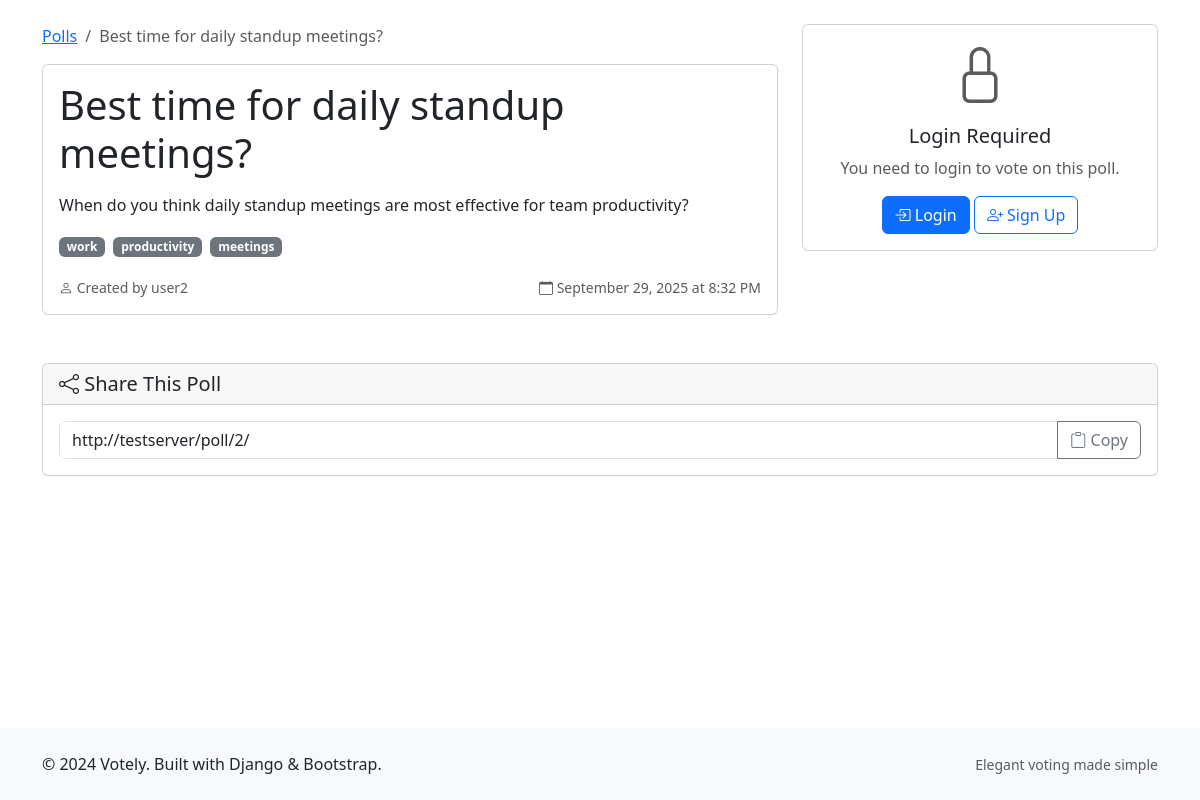
/poll/2/, run on the app's committed database.
### polls/models.py (models this page shows, shortened)
class Poll(models.Model):
    title = models.CharField(max_length=200)
    description = models.TextField()
    created_at = models.DateTimeField(auto_now_add=True)
    updated_at = models.DateTimeField(auto_now=True)
    created_by = models.ForeignKey(User, on_delete=models.CASCADE, related_name='polls')
    is_active = models.BooleanField(default=True)
    tags = TaggableManager(blank=True)
    objects = models.Manager()
    class Meta:
        ordering = ['-created_at']
    @property
    def total_votes(self):
        return sum(choice.vote_count for choice in self.choices.all())
    def get_results(self):
        total = self.total_votes
        results = []
        for choice in self.choices.all():
            count = choice.vote_count
            percentage = (count / total * 100) if total > 0 else 0
            results.append({
                'choice': choice,
                'count': count,
                'percentage': round(percentage, 1)
            })
        return results

### polls/views.py (the view)
# urls.py: path('poll/<int:pk>/', views.PollDetailView.as_view(), name='detail'),
class PollDetailView(DetailView):
    model = Poll
    template_name = 'polls/poll_detail.html'
    context_object_name = 'poll'
    def get_queryset(self):
        return Poll.objects.filter(is_active=True).prefetch_related('choices')
    def get_context_data(self, **kwargs):
        context = super().get_context_data(**kwargs)
        poll = self.object
        if self.request.user.is_authenticated:
            context['vote_form'] = VoteForm(poll=poll, user=self.request.user)
            context['user_vote'] = poll.user_vote(self.request.user)
        context['results'] = poll.get_results()
        return context

### polls/voting.py (called while the page is built)
    def for_object(self, obj):
        content_type = ContentType.objects.get_for_model(obj)
        return self.filter(content_type=content_type, object_id=obj.pk)

    @property
    def vote_count(self):
        return Vote.objects.for_object(self).count()

### templates/polls/poll_detail.html (shortened to what this page needs)
{% extends 'base.html' %}
{% load component_tags %}
{% block content %}
<div class="row" data-poll-id="{{ poll.pk }}">
    <div class="col-lg-8">
        <nav aria-label="breadcrumb">
            <ol class="breadcrumb">
                <li class="breadcrumb-item"><a href="{% url 'polls:list' %}">Polls</a></li>
                <li class="breadcrumb-item active">{{ poll.title|truncatechars:50 }}</li>
            </ol>
        </nav>
        <div class="card">
            <div class="card-body">
                <h1 class="card-title">{{ poll.title }}</h1>
                <p class="card-text">{{ poll.description|linebreaks }}</p>
                {% if poll.tags.all %}
                <div class="tag-list mb-3">
                    {% for tag in poll.tags.all %}
                        <a href="{% url 'polls:list' %}?tags={{ tag.name }}" class="badge bg-secondary text-decoration-none">
                            {{ tag.name }}
                        </a>
                    {% endfor %}
                </div>
                {% endif %}
                <div class="d-flex justify-content-between align-items-center text-muted">
                    <small>
                        <i class="bi bi-person"></i> Created by {{ poll.created_by.username }}
                    </small>
                    <small>
                        <i class="bi bi-calendar"></i> {{ poll.created_at|date:"F d, Y \a\\t g:i A" }}
                    </small>
                </div>
            </div>
        </div>
    </div>
    <div class="col-lg-4">
        {% if user.is_authenticated %}
            {% component "vote_form" form=vote_form poll=poll user_vote=user_vote / %}
        {% else %}
            <div class="card">
                <div class="card-body text-center">
                    <i class="bi bi-lock display-4 text-muted"></i>
                    <h5 class="mt-3">Login Required</h5>
                    <p class="text-muted">You need to login to vote on this poll.</p>
                    <a href="{% url 'account_login' %}?next={{ request.get_full_path }}" class="btn btn-primary">
                        <i class="bi bi-box-arrow-in-right"></i> Login
                    </a>
                    <a href="{% url 'account_signup' %}" class="btn btn-outline-primary">
                        <i class="bi bi-person-plus"></i> Sign Up
                    </a>
                </div>
            </div>
        {% endif %}
    </div>
</div>
<div class="row mt-4">
    <div class="col-12">
        <div class="card">
            <div class="card-header">
                <h5 class="mb-0"><i class="bi bi-share"></i> Share This Poll</h5>
            </div>
            <div class="card-body">
                <div class="input-group">
                    <input type="text" class="form-control"
                           value="{{ request.build_absolute_uri }}"
                           id="share-url" readonly>
                    <button class="btn btn-outline-secondary"
                            onclick="copyToClipboard()"
                            id="copy-btn">
                        <i class="bi bi-clipboard"></i> Copy
                    </button>
                </div>
            </div>
        </div>
    </div>
</div>
{% endblock %}

### templates/base.html (style rules this page uses)
.tag-list .badge { margin-right: 0.25rem; margin-bottom: 0.25rem; }
body { display: flex; flex-direction: column; min-height: 100vh; }

### data on the page
Poll: title "Best time for daily standup meetings?", description "When do you think daily standup meetings are most effective for team productivity?", created_by.username "user2", created_at "September 29, 2025 at 8:32 PM"
Tag: name "work"
Tag: name "productivity"
Tag: name "meetings"
